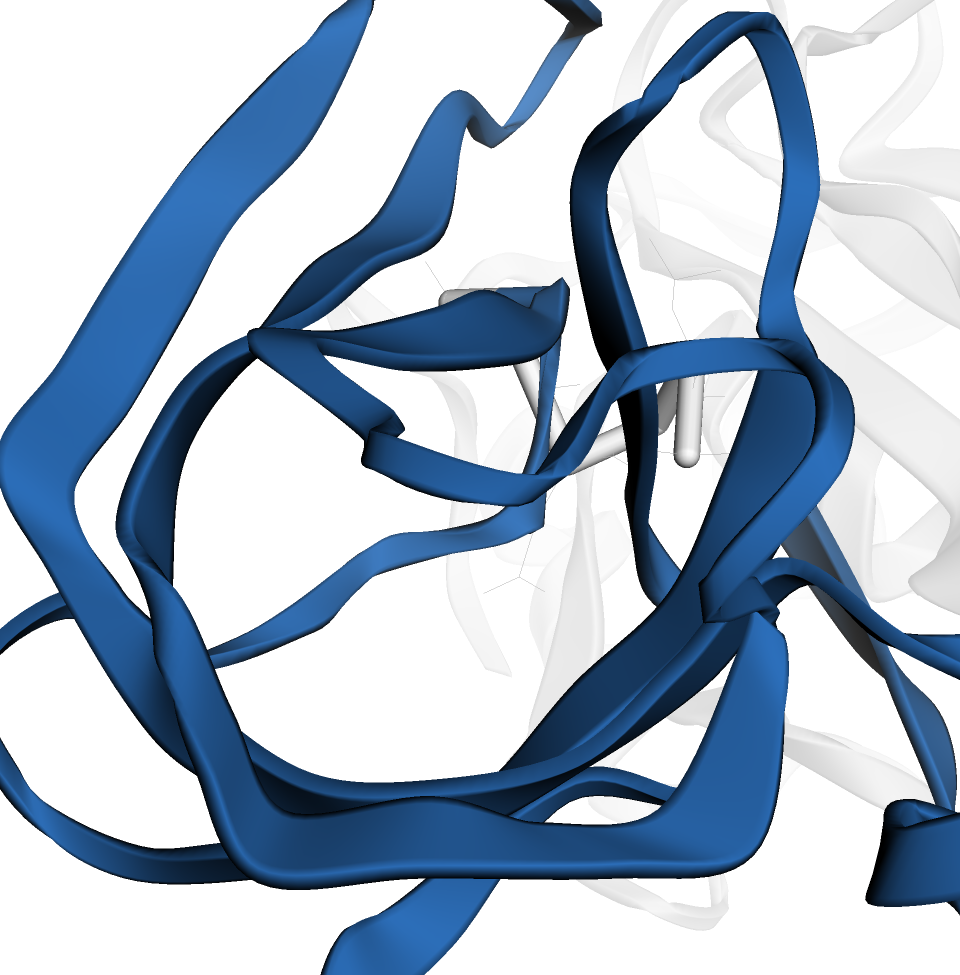
#> input picture Demonstrations/Presentations/GSA_Poster_Symposium/figures/src/rfd_before.png, 1920 x 1950 px (shown at 1/2 size)
$ python make_pipeline_figure.py
#> lines starting #> are read from the running program, lines starting #| are printed output that depends on the picture
import matplotlib
matplotlib.use("Agg")
import matplotlib.pyplot as plt
import matplotlib.patches as mpatches
from matplotlib.patches import FancyBboxPatch, Wedge, Circle
import numpy as np
from PIL import Image

import os
HERE = os.path.dirname(os.path.abspath(__file__))
SCRATCH = os.path.join(HERE, "figures", "src")

COLORS = {
    "rfd": "#2c6fbb",
    "mpnn": "#7b4fa3",
    "af3": "#1a9e9e",
    "select": "#1f9e5a",
    "twist": "#d98c1f",
    "flow": "#c0392b",
}

fig = plt.figure(figsize=(15.5, 7.8), facecolor="white")
gs = fig.add_gridspec(2, 3, hspace=0.16, wspace=0.14, left=0.025, right=0.985, top=0.97, bottom=0.04)


def inset(p, fx0, fy0, fw, fh):
    """Return [x0,y0,w,h] in figure coords for a box at fractional
    position (fx0,fy0) size (fw,fh) *relative to panel bbox p*."""
    return [p.x0 + fx0 * p.width, p.y0 + fy0 * p.height, fw * p.width, fh * p.height]

def panel_frame(ax, color, number, title):
    ax.set_xlim(0, 1); ax.set_ylim(0, 1)
    ax.axis("off")
    ax.add_patch(FancyBboxPatch((0.01, 0.90), 0.98, 0.09, boxstyle="round,pad=0.005,rounding_size=0.02",
                                 facecolor=color, edgecolor="none", zorder=5))
    ax.text(0.035, 0.945, f"{number}", fontsize=15, fontweight="bold", color="white", va="center", zorder=6)
    ax.text(0.11, 0.945, title, fontsize=15, fontweight="bold", color="white", va="center", zorder=6)
    ax.add_patch(FancyBboxPatch((0.01, 0.01), 0.98, 0.98, boxstyle="round,pad=0.005,rounding_size=0.02",
                                 facecolor="none", edgecolor=color, linewidth=2.5, zorder=7))

# ---------- Panel 1: RFdiffusion (structural before/after) ----------
ax1 = fig.add_subplot(gs[0, 0])
panel_frame(ax1, COLORS["rfd"], "1", "RFdiffusion (Backbones)")
p1 = ax1.get_position()
img_before = Image.open(f"{SCRATCH}/rfd_before.png")
#> img_before is the input picture: PIL image 1920x1950 RGBA; mean R, G, B, A 170.3, 185.6, 202.8, 255
img_after = Image.open(f"{SCRATCH}/rfd_after.png")
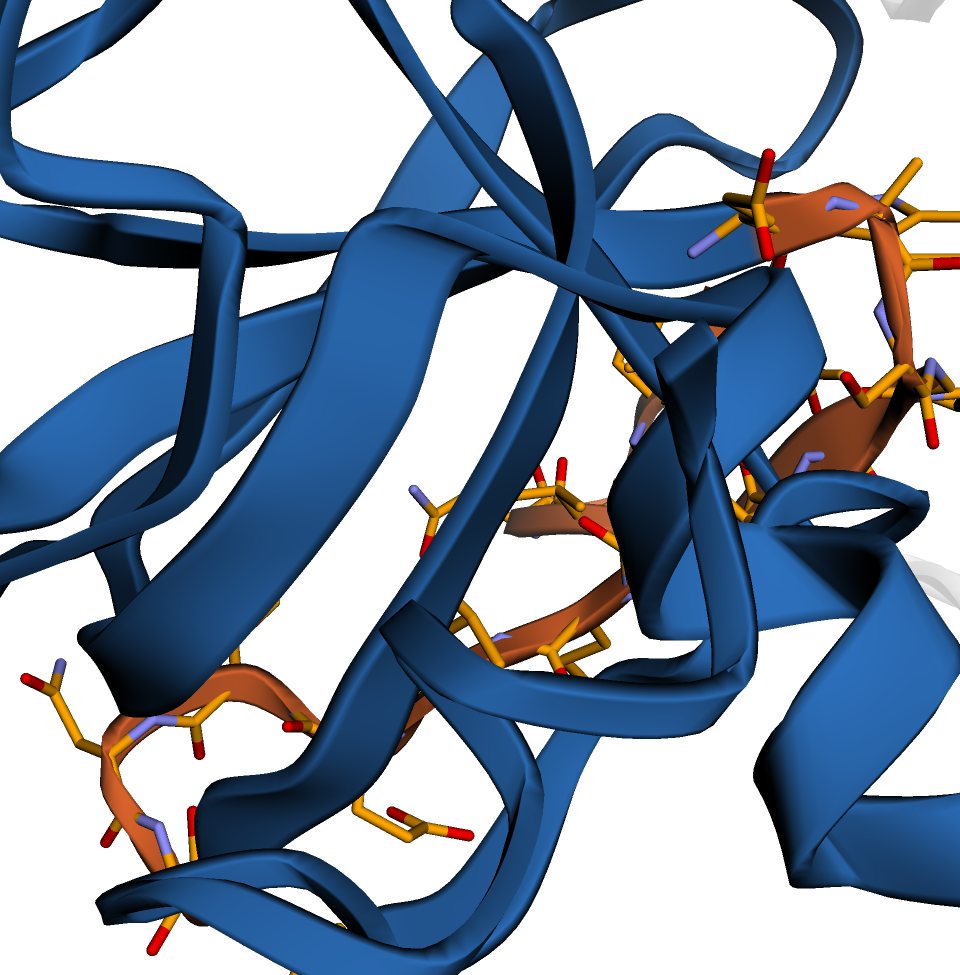
#> input picture Demonstrations/Presentations/GSA_Poster_Symposium/figures/src/rfd_after.png, 1920 x 1950 px (shown at 1/2 size)
#> img_after is the input picture: PIL image 1920x1950 RGBA; mean R, G, B, A 140, 154.5, 173.1, 255
ax_img1 = fig.add_axes(inset(p1, 0.03, 0.20, 0.44, 0.62))
ax_img1.imshow(img_before); ax_img1.axis("off")
ax_img1.set_title("input: mask loop", fontsize=11.5, style="italic", pad=2)
ax_img2 = fig.add_axes(inset(p1, 0.53, 0.20, 0.44, 0.62))
ax_img2.imshow(img_after); ax_img2.axis("off")
ax_img2.set_title("output: hallucinated loop", fontsize=11.5, style="italic", pad=2)
ax1.text(0.5, 0.075, "AB/C loops: 6-15 aa  \u00b7  EF loop: 4-10 aa\ndiffuser.T=20, 25 backbones/target", ha="center", va="center", fontsize=12.5, color="#333")

# ---------- Panel 2: ProteinMPNN (sequence design schematic) ----------
ax2 = fig.add_subplot(gs[0, 1])
panel_frame(ax2, COLORS["mpnn"], "2", "ProteinMPNN (Sequence Design)")
p2 = ax2.get_position()
ax2s = fig.add_axes(inset(p2, 0.03, 0.22, 0.94, 0.58))
ax2s.set_xlim(0, 10); ax2s.set_ylim(-2.0, 2.4); ax2s.axis("off")
x = np.linspace(0, 10, 300)
y = 0.9 * np.sin(x * 1.3)
ax2s.plot(x, y, color="#cccccc", lw=10, solid_capstyle="round", zorder=1)
aa_seq = list("MKTAYIAKQRQISFVKSHFSRQLE")
n = len(aa_seq)
xs = np.linspace(0.4, 9.6, n)
ys = 0.9 * np.sin(xs * 1.3)
cmap_letters = plt.get_cmap("plasma", n)
for i, (xi, yi, aa) in enumerate(zip(xs, ys, aa_seq)):
    ax2s.add_patch(Circle((xi, yi), 0.32, facecolor=cmap_letters(i), edgecolor="white", linewidth=1.2, zorder=3))
    ax2s.text(xi, yi, aa, ha="center", va="center", fontsize=8.5, color="white", fontweight="bold", zorder=4)
ax2s.annotate("", xy=(9.9, -1.55), xytext=(0.1, -1.55), arrowprops=dict(arrowstyle="-|>", color="#7b4fa3", lw=2))
ax2s.text(5, -1.9, "fixed scaffold  ->  designed loop sequence", ha="center", fontsize=9.5, color="#555")
ax2.text(0.5, 0.08, "1000 seqs/target, T=0.2 (WT-length)\nor T=0.1, 25 seqs (RFd-expanded)", ha="center", va="center", fontsize=12.5, color="#333")

# ---------- Panel 3: AlphaFold3 co-folding (confidence render) ----------
ax3 = fig.add_subplot(gs[0, 2])
panel_frame(ax3, COLORS["af3"], "3", "AlphaFold3 (Co-Folding)")
p3 = ax3.get_position()
img_af3 = Image.open(f"{SCRATCH}/af3_confidence.png")
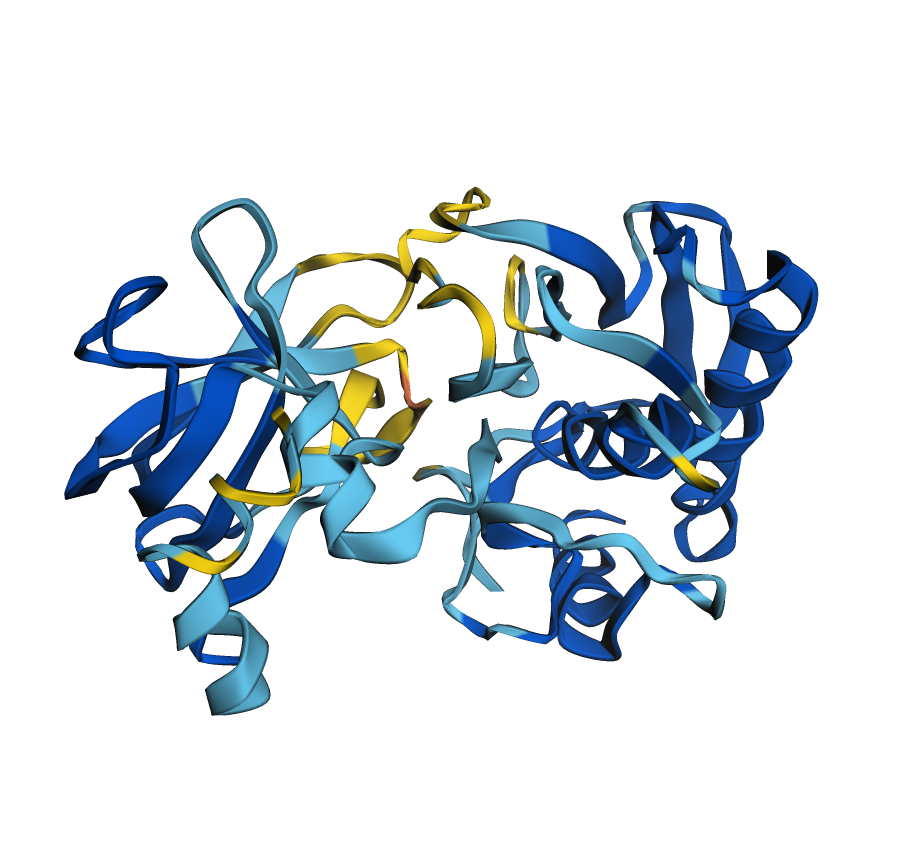
#> input picture Demonstrations/Presentations/GSA_Poster_Symposium/figures/src/af3_confidence.png, 2700 x 2550 px (shown at 1/3 size)
#> img_af3 is the input picture: PIL image 2700x2550 RGBA; mean R, G, B, A 218.8, 226.3, 231.7, 255
ax_img3 = fig.add_axes(inset(p3, 0.20, 0.16, 0.77, 0.68))
ax_img3.imshow(img_af3); ax_img3.axis("off")
ax_leg = fig.add_axes(inset(p3, 0.01, 0.16, 0.17, 0.68))
ax_leg.set_xlim(0, 1); ax_leg.set_ylim(0, 1); ax_leg.axis("off")
for i, (c, lab) in enumerate([("#0053D6", "pLDDT\n>90"), ("#65CBF3", "70-90"), ("#FFDB13", "50-70"), ("#FF7D45", "<50")]):
    yy = 0.85 - i * 0.24
    ax_leg.add_patch(mpatches.Rectangle((0.05, yy - 0.05), 0.35, 0.11, facecolor=c, edgecolor="none"))
    ax_leg.text(0.48, yy, lab, fontsize=8, va="center")
ax3.text(0.5, 0.075, "4 targets (MMP2, MMP3, MMP9, ADAM17)\nipTM, pLDDT, PAE per construct-target pair", ha="center", va="center", fontsize=12.5, color="#333")

# ---------- Panel 4: Best Binder Selection (funnel) ----------
ax4 = fig.add_subplot(gs[1, 0])
panel_frame(ax4, COLORS["select"], "4", "Best-Binder Selection")
p4 = ax4.get_position()
ax4s = fig.add_axes(inset(p4, 0.08, 0.16, 0.84, 0.64))
ax4s.set_xlim(0, 10); ax4s.set_ylim(0, 5.5); ax4s.axis("off")
stages = [("Raw AF3 co-folds", 549, 9.6), ("Unique loop variants", 128, 8.4), ("Shortlist", 39, 7.2), ("Ordered library", 15, 6.0)]
for i, (label, count, width) in enumerate(stages):
    y = 4.55 - i * 1.15
    left = (10 - width) / 2
    color = plt.get_cmap("Greens")(0.35 + 0.15 * i)
    ax4s.add_patch(mpatches.FancyBboxPatch((left, y), width, 0.72, boxstyle="round,pad=0.02,rounding_size=0.08",
                                            facecolor=color, edgecolor="#1f9e5a", linewidth=1.3))
    ax4s.text(5, y + 0.36, f"{label}  (n={count})", ha="center", va="center", fontsize=12.5, fontweight="bold", color="#123")
    if i < len(stages) - 1:
        ax4s.annotate("", xy=(5, y - 0.12), xytext=(5, y - 0.02), arrowprops=dict(arrowstyle="-|>", color="#1f9e5a", lw=1.8))
ax4.text(0.5, 0.075, "Top-ranked per metric and target\nthen manual curation to 15", ha="center", va="center", fontsize=12.5, color="#333")

# ---------- Panel 5: Twist Bioscience (plasmid map) ----------
ax5 = fig.add_subplot(gs[1, 1])
panel_frame(ax5, COLORS["twist"], "5", "Twist Bioscience (DNA)")
p5 = ax5.get_position()
side5 = min(p5.width, p5.height * 0.72)
cx5 = p5.x0 + p5.width / 2 - side5 / 2
cy5 = p5.y0 + 0.14 * p5.height
ax5s = fig.add_axes([cx5, cy5, side5, side5])
ax5s.set_xlim(-1.8, 1.8); ax5s.set_ylim(-1.8, 1.8); ax5s.axis("off"); ax5s.set_aspect("equal")
segments = [
    (0, 55, "#e0e0e0", "backbone"),
    (55, 95, "#f2c14e", "GAL1 promoter"),
    (95, 130, "#2c6fbb", "Aga2p"),
    (130, 195, "#d9622b", "TIMP3\nloop-graft"),
    (195, 235, "#7b4fa3", "c-myc tag"),
    (235, 300, "#e0e0e0", "terminator"),
    (300, 340, "#1f9e5a", "TRP1"),
    (340, 360, "#e0e0e0", "ori"),
]
r_out, r_in = 1.15, 0.85
for start_deg, end_deg, color, label in segments:
    ax5s.add_patch(Wedge((0, 0), r_out, start_deg, end_deg, width=r_out - r_in, facecolor=color, edgecolor="white", linewidth=1.2))
    mid = np.deg2rad((start_deg + end_deg) / 2)
    lx, ly = 1.55 * np.cos(mid), 1.55 * np.sin(mid)
    ha = "left" if np.cos(mid) >= 0.15 else ("right" if np.cos(mid) <= -0.15 else "center")
    ax5s.text(lx, ly, label, fontsize=8.5, ha=ha, va="center")
ax5s.text(0, 0, "pCHA-TIMP3\n(~6.0 kb)", ha="center", va="center", fontsize=11, fontweight="bold")
ax5.text(0.5, 0.075, "Codon-optimized, BsrGI/BamHI/BsaI-clean\n15 constructs", ha="center", va="center", fontsize=12.5, color="#333")

# ---------- Panel 6: Yeast Display & Flow Cytometry ----------
ax6 = fig.add_subplot(gs[1, 2])
panel_frame(ax6, COLORS["flow"], "6", "Yeast Display & Flow Cytometry")
p6 = ax6.get_position()
ax6s = fig.add_axes(inset(p6, 0.02, 0.16, 0.96, 0.64))
ax6s.set_xlim(0, 10); ax6s.set_ylim(0, 5); ax6s.axis("off")
cell = mpatches.Ellipse((2.0, 2.5), 2.6, 3.0, facecolor="#f7e3c1", edgecolor="#8a6d3b", linewidth=1.8)
ax6s.add_patch(cell)
ax6s.text(2.0, 2.5, "EBY100", ha="center", va="center", fontsize=9, color="#5a4a2a")
for ang in np.linspace(0, 2 * np.pi, 10, endpoint=False):
    bx, by = 2.0 + 1.3 * np.cos(ang), 2.5 + 1.5 * np.sin(ang)
    tx, ty = 2.0 + 1.9 * np.cos(ang), 2.5 + 2.15 * np.sin(ang)
    ax6s.plot([bx, tx], [by, ty], color="#2c6fbb", lw=2, solid_capstyle="round")
    ax6s.add_patch(Circle((tx, ty), 0.12, facecolor="#d9622b", edgecolor="none"))

fx0 = 5.4
ax6s.add_patch(mpatches.FancyBboxPatch((fx0, 1.3), 3.9, 2.6, boxstyle="round,pad=0.02,rounding_size=0.12",
                                        facecolor="#eaeaea", edgecolor="#555", linewidth=1.5))
ax6s.text(fx0 + 1.95, 4.15, "BD Accuri C6", ha="center", fontsize=9.5, fontweight="bold", color="#333")
ax6s.plot([fx0 + 0.5, fx0 + 0.5], [1.6, 3.6], color="#7fa8d9", lw=6, solid_capstyle="round")
ax6s.annotate("", xy=(fx0 + 2.1, 2.5), xytext=(fx0 + 0.5, 2.5), arrowprops=dict(arrowstyle="-|>", color="#c0392b", lw=2.2))
ax6s.text(fx0 + 1.3, 2.78, "laser", ha="center", fontsize=7.5, color="#c0392b")
ax6s.add_patch(mpatches.FancyBboxPatch((fx0 + 2.2, 2.15), 1.0, 0.7, boxstyle="round,pad=0.02", facecolor="#333", edgecolor="none"))
ax6s.text(fx0 + 2.7, 2.5, "PMT", ha="center", va="center", fontsize=7, color="white")
ax6.text(0.5, 0.075, "FITC (display) and APC (binding)\nPos Med Ratio, Welch t-test", ha="center", va="center", fontsize=12.5, color="#333")

out_path = os.path.join(HERE, "figures", "fig_pipeline.png")
fig.savefig(out_path, dpi=300, facecolor="white")
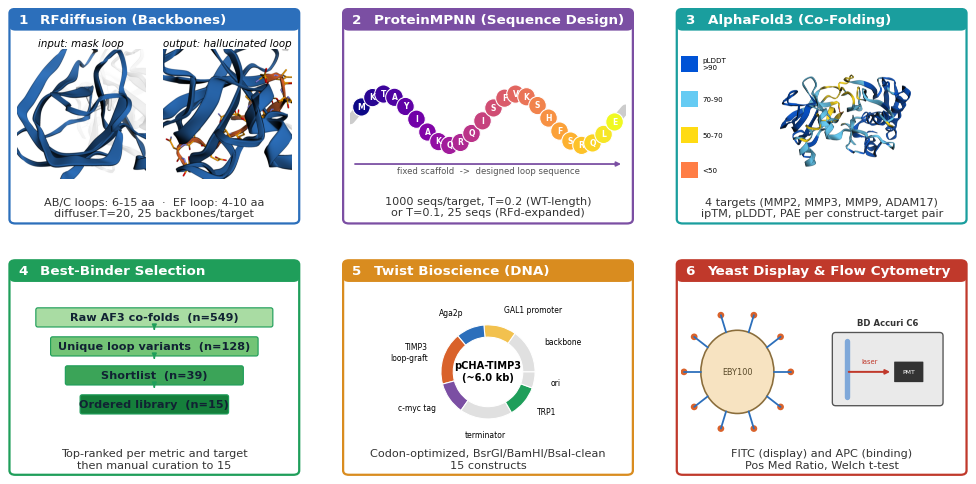
#> figure drawn by matplotlib, 14 panels
print("saved", out_path)
